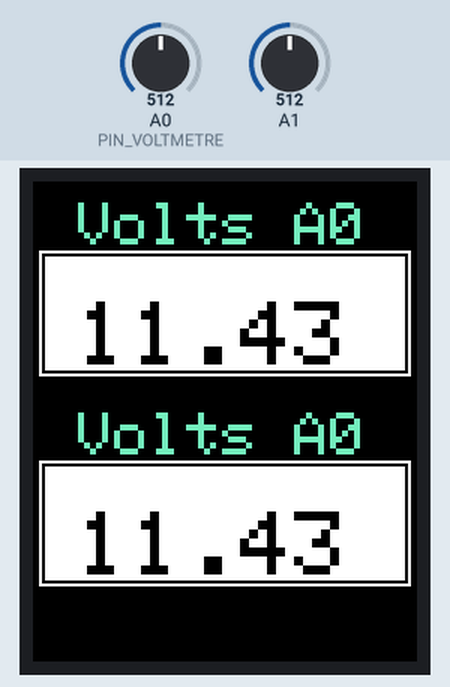
This sketch was run on a simulated Arduino Uno, built with avr-gcc and run on an emulated ATmega328P. On the bench: 128×160 colour display. The test bench sets the inputs (shaded band); at power-on: A0 (PIN_VOLTMETRE) = 512, A1 = 512.

Above: at 3.4 s.
3.5 s: A0 (PIN_VOLTMETRE) set to 716
At 4.4 s:
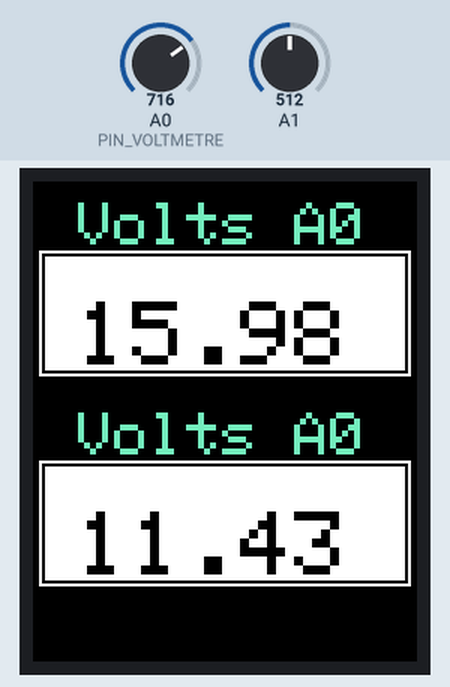
5.3 s: A1 set to 716
At 6.5 s:
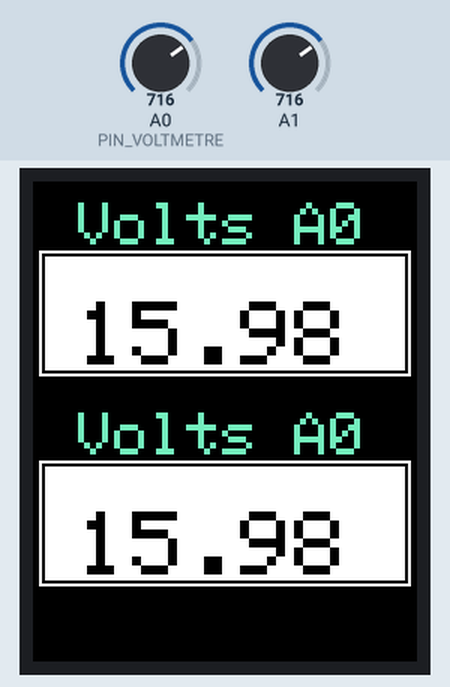
6.9 s: A0 (PIN_VOLTMETRE) set to 900
At 7.4 s:
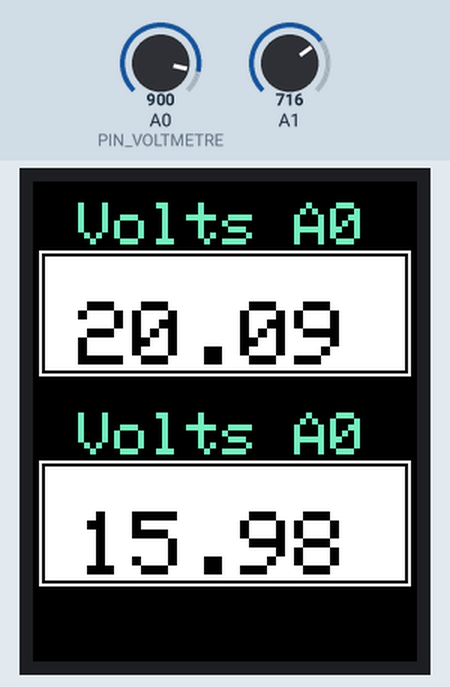
8.5 s: A1 set to 900
At 9.4 s:
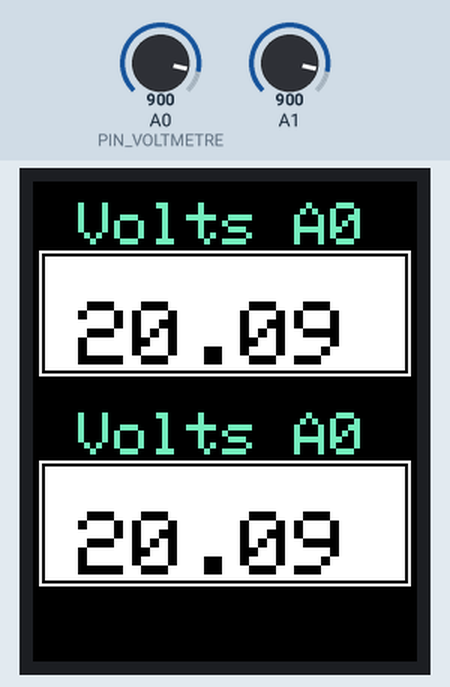
10.2 s: A0 (PIN_VOLTMETRE) set to 1023
At 11.5 s:
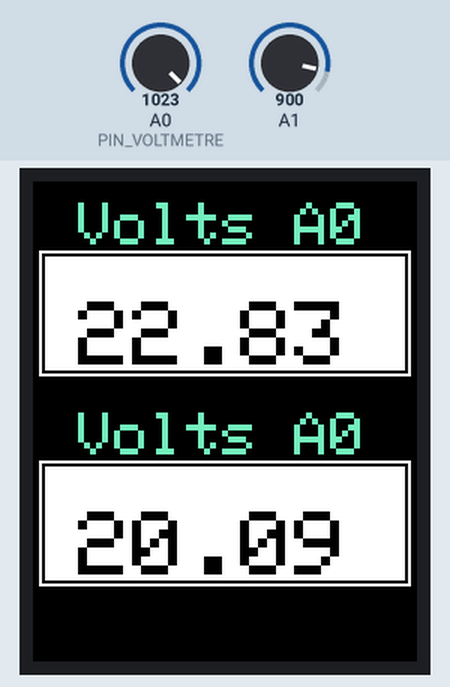
11.8 s: A1 set to 1023
At 12.3 s:
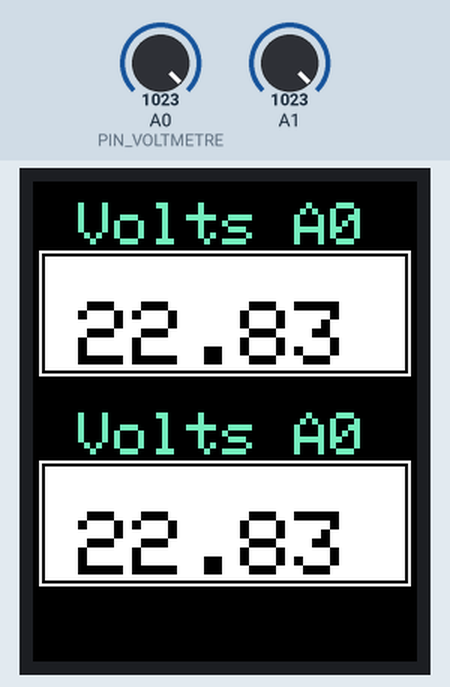
Timing chart, 0 to 14.4 s (numbered marks = the images above; inputs shaded):
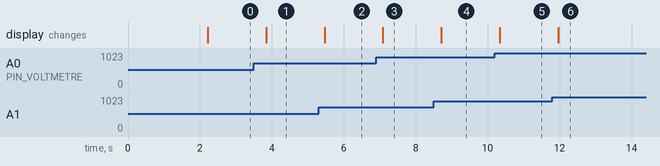

Measured:
- after the input at 3.5 s, the display: changes after 0.34 s (image 1)
- after the input at 5.3 s, the display: changes after 0.16 s (image 2)
- after the input at 6.9 s, the display: changes after 0.19 s (image 3)
- after the input at 8.5 s, the display: changes after 0.21 s (image 4)
- after the input at 10.2 s, the display: changes after 0.13 s (image 5)
- after the input at 11.8 s, the display: changes after 0.16 s (image 6)

The sketch:

tft.ino
```cpp
#include <Adafruit_GFX.h>     // Core graphics library
#include <Adafruit_ST7735.h>  // Hardware-specific library for ST7735
// #include <Adafruit_ST7789.h> // Hardware-specific library for ST7789
#include <SPI.h>
#define TFT_CS 10
#define TFT_RST 8  // Or set to -1 and connect to Arduino RESET pin
#define TFT_DC 9

Adafruit_ST7735 tft = Adafruit_ST7735(TFT_CS, TFT_DC, TFT_RST);


#define PIN_VOLTMETRE A0

#define MAX_VOLTS_INPUT 22.857F
#define RATION_VOLT (float)(22.857F / 5.0F)
#define RATIO_ADC (float)(5.0F / 1024.0F)


void screenSetup() {
  tft.setCursor(34, 10);
  tft.setTextSize(2);
  tft.setTextColor(0x7FB8);
  tft.print("Orsys");
  tft.setCursor(5, 50);
  tft.setTextColor(0xFFFF);
  tft.print("Volts");
  tft.setCursor(60, 70);
  tft.print("Metre");
  tft.setTextSize(1);
  tft.setTextColor(0x7FB8);
  tft.setCursor(15, 140);
  tft.print("copyright 2023");
}
void screenCadreY(uint8_t y, uint8_t height, const char *title) {
  tft.setCursor(15, 2 + y);
  tft.setTextSize(2);
  tft.setTextColor(0x7777);
  tft.print(title);
  tft.drawRect(2, y + 18, tft.width() - 4, height - 18, 0xFFFF);
  tft.fillRect(4, y + 20, tft.width() - 8, height - 22, 0xFFFF);
}
void printInScreenCadre(uint8_t cadreY, uint8_t cadreHeight, const char *value) {
  tft.fillRect(4, cadreY + 20, tft.width() - 8, cadreHeight - 22, 0xFFFF);
  tft.setCursor(15, cadreY + cadreHeight - 25);
  tft.setTextColor(0x0);
  tft.setTextSize(3);
  tft.print(value);
}
void screenVoltMetreBase() {
  tft.fillScreen(0x0);

  screenCadreY(5, 60, "Volts A0");
  screenCadreY(75, 60, "Volts A0");
  // tft.setCursor(15, 80);
  // tft.setTextSize(2);
  // tft.setTextColor(0x7777);
  // tft.print("Volts A1");
}
void setup() {
  // put your setup code here, to run once:
  tft.initR(INITR_BLACKTAB);
  tft.fillScreen(ST77XX_BLACK);
  screenSetup();
  delay(2000);
  screenVoltMetreBase();
}
/**
* caluculate final value of vin before kirshoff bridge
* @param vADC value on ADC pin
*/
float calculateVin(uint16_t vADC) {
  return RATIO_ADC * (float)vADC * RATION_VOLT;
}
void loop() {
  char buffer[6];
  printInScreenCadre(5, 60, dtostrf(calculateVin(analogRead(PIN_VOLTMETRE)), 2, 2, buffer));
  printInScreenCadre(75, 60, dtostrf(calculateVin(analogRead(A1)), 2, 2, buffer));
  delay(800);
  // put your main code here, to run repeatedly:
}
```
